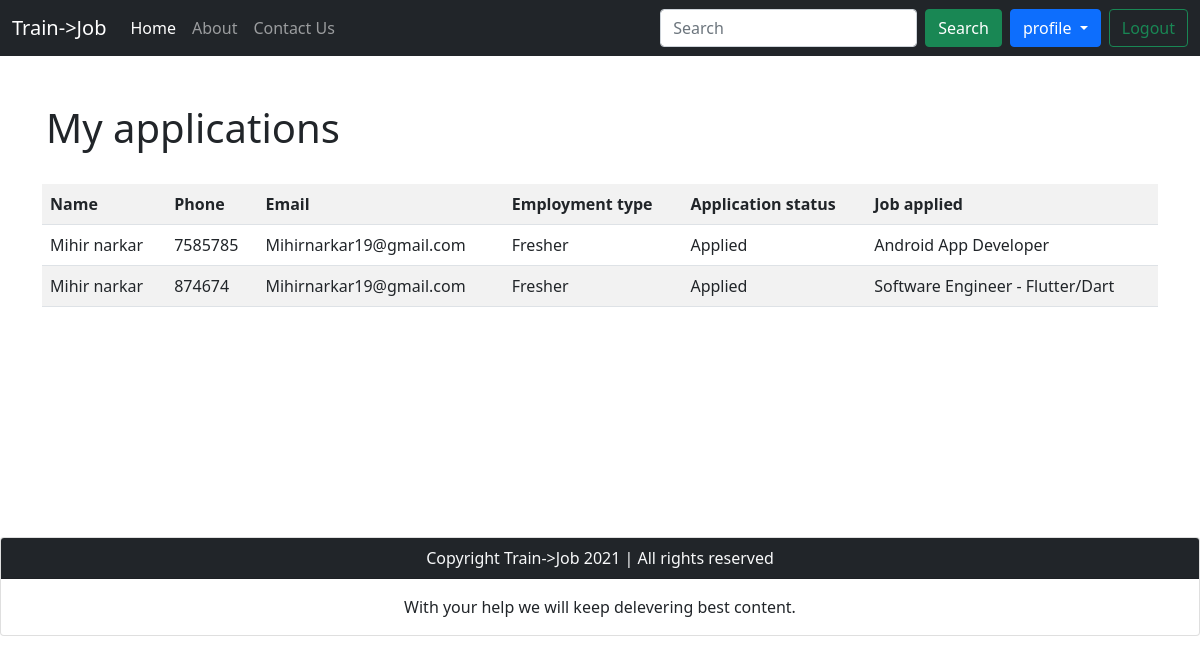
The app's page /job/jobapplication.php (signed in) with its own data.
### tables this page shows
CREATE TABLE `jobapply` (
  `sno` int(8) NOT NULL,
  `full_name` varchar(80) NOT NULL,
  `email` varchar(40) NOT NULL,
  `fresher` varchar(255) NOT NULL,
  `work` varchar(255) NOT NULL,
  `role` varchar(255) NOT NULL,
  `phone` int(10) NOT NULL,
  `hour` varchar(255) NOT NULL,
  `exp` varchar(255) NOT NULL,
  `jobapply` varchar(80) NOT NULL
);

### job/jobapplication.php (the view, shortened to what this page needs)
<!doctype html>
<html lang="en">
  <head>
    <link href="https://cdn.jsdelivr.net/npm/bootstrap@5.1.3/dist/css/bootstrap.min.css" rel="stylesheet">
  </head>
  <body>
  <?php include 'partials2/_header1.php'?>
  <br><br>
  <div class="container" id="ques">
        <h1 style="margin-left: 4px;">My applications</h1>
        <br>
        <table class="table table-striped">
            <tr>
                <th>Name</th>
                <th>Phone</th>
                <th>Email</th>
                <th>Employment type</th>
                <th>Application status</th>
                <th>Job applied</th>
            </tr>
            <?php
            $sql1 = "SELECT * FROM `jobapply`";
            $result = mysqli_query($conn,$sql1);
            while($row = mysqli_fetch_assoc($result)){
                $full_name = $row['full_name'];
                $phone = $row['phone'];
                $email = $row['email'];
                $jname = $row['jobapply'];
                if($_SESSION['email']==$email){
                echo '
            <tr>
                <td>'.$full_name.'</td>
                <td>'.$phone.'</td>
                <td>'.$email.'</td>
                <td>Fresher</td>
                <td>Applied</td>
                <td>'.$jname.'</td>
            </tr>';
                }
            }
        ?>
        </table>
    </div>
    <?php include 'partials2/_footer.php'?>
  </body>
</html>

### job/jobapplication.php (style rules this page uses)
#ques { min-height: 433px; }

### records on screen
jobapply: full_name "Mihir narkar", phone "7585785", email "Mihirnarkar19@gmail.com", jobapply "Android App Developer"
jobapply: full_name "Mihir narkar", phone "874674", email "Mihirnarkar19@gmail.com", jobapply "Software Engineer - Flutter/Dart"
